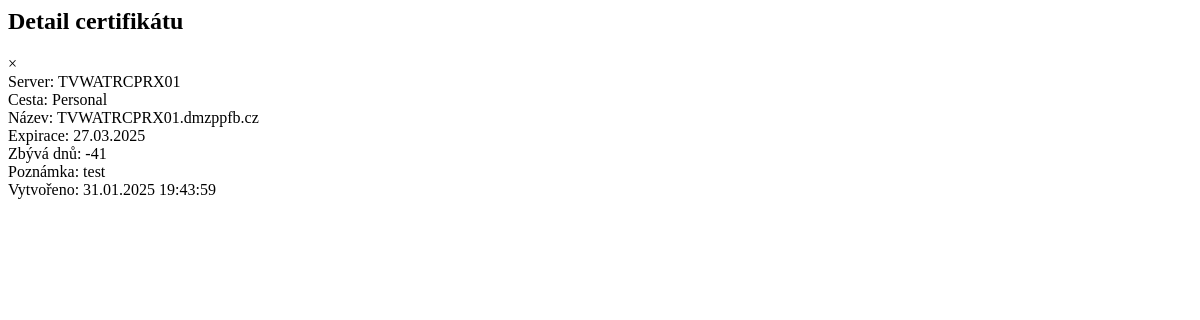
The page /evidence_certifikatu/detail/2 on the database as committed earlier.
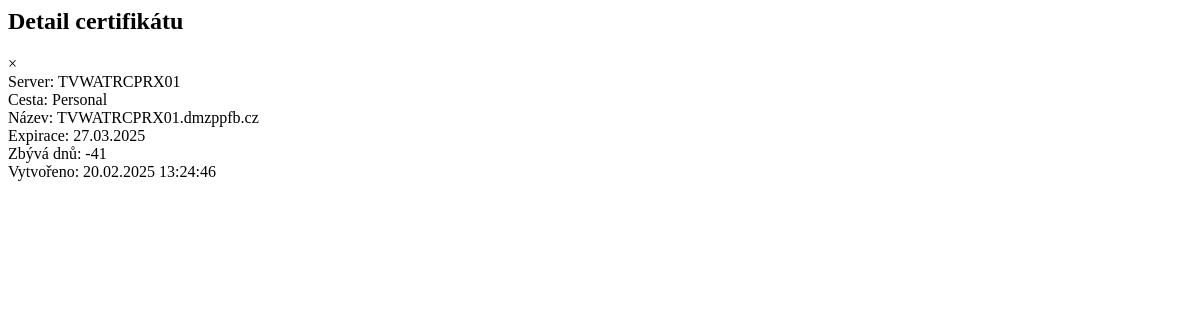
The same page on the database as committed later.
### app/models.py (models this page shows)
class Certifikat(db.Model):
    id = db.Column(db.Integer, primary_key=True)
    server = db.Column(db.String(100), db.ForeignKey('server.nazev'), nullable=False)
    cesta = db.Column(db.String(200), nullable=False)
    nazev = db.Column(db.String(100), nullable=False)
    expirace = db.Column(db.Date, nullable=False)
    poznamka = db.Column(db.Text, nullable=True)
    vytvoreno = db.Column(db.DateTime, default=datetime.utcnow)

### app/main/routes.py (the view)
@bp.route('/detail/<int:id>')
def detail(id):
    try:
        certifikat = Certifikat.query.get_or_404(id)
        today = datetime.now().date()  # Přidáme dnešní datum
        return render_template('detail_modal.html',
                              certifikat=certifikat,
                              today=today)  # Předáme today do šablony
    except Exception as e:
        current_app.logger.error(f'Chyba při načítání detailu: {str(e)}')
        return jsonify({'error': str(e)}), 500

### app/filters.py (called while the page is built)
def days_until_expiry(expiry_date):
    if not expiry_date:
        return None
    today = datetime.now().date()
    return (expiry_date - today).days

### app/templates/detail_modal.html
{% extends "modal_base.html" %}
{% block modal_title %}Detail certifikátu{% endblock %}
{% block modal_content %}
<div class="detail-content">
    <div class="detail-row">
        <label>Server:</label>
        <span>{{ certifikat.server }}</span>
    </div>
    <div class="detail-row">
        <label>Cesta:</label>
        <span>{{ certifikat.cesta }}</span>
    </div>
    <div class="detail-row">
        <label>Název:</label>
        <span>{{ certifikat.nazev }}</span>
    </div>
    <div class="detail-row">
        <label>Expirace:</label>
        <span>{{ certifikat.expirace.strftime('%d.%m.%Y') }}</span>
    </div>
    <div class="detail-row">
        <label>Zbývá dnů:</label>
        <span>
            <span class="{{ certifikat|get_expiry_class }}">{{ certifikat.expirace|days_until_expiry }}</span>
        </span>
    </div>
    {% if certifikat.poznamka %}
    <div class="detail-row">
        <label>Poznámka:</label>
        <span>{{ certifikat.poznamka }}</span>
    </div>
    {% endif %}
    <div class="detail-row">
        <label>Vytvořeno:</label>
        <span>{{ certifikat.vytvoreno.strftime('%d.%m.%Y %H:%M:%S') }}</span>
    </div>
</div>
{% endblock %}

Rows that differ between the two databases and show on the page:
changed Certifikat "TVWATRCPRX01": vytvoreno "31.01.2025 19:43:59" → "20.02.2025 13:24:46"; poznamka "test" → (not shown)
Other text that changed with them:
text no longer shown: "Poznámka:"
